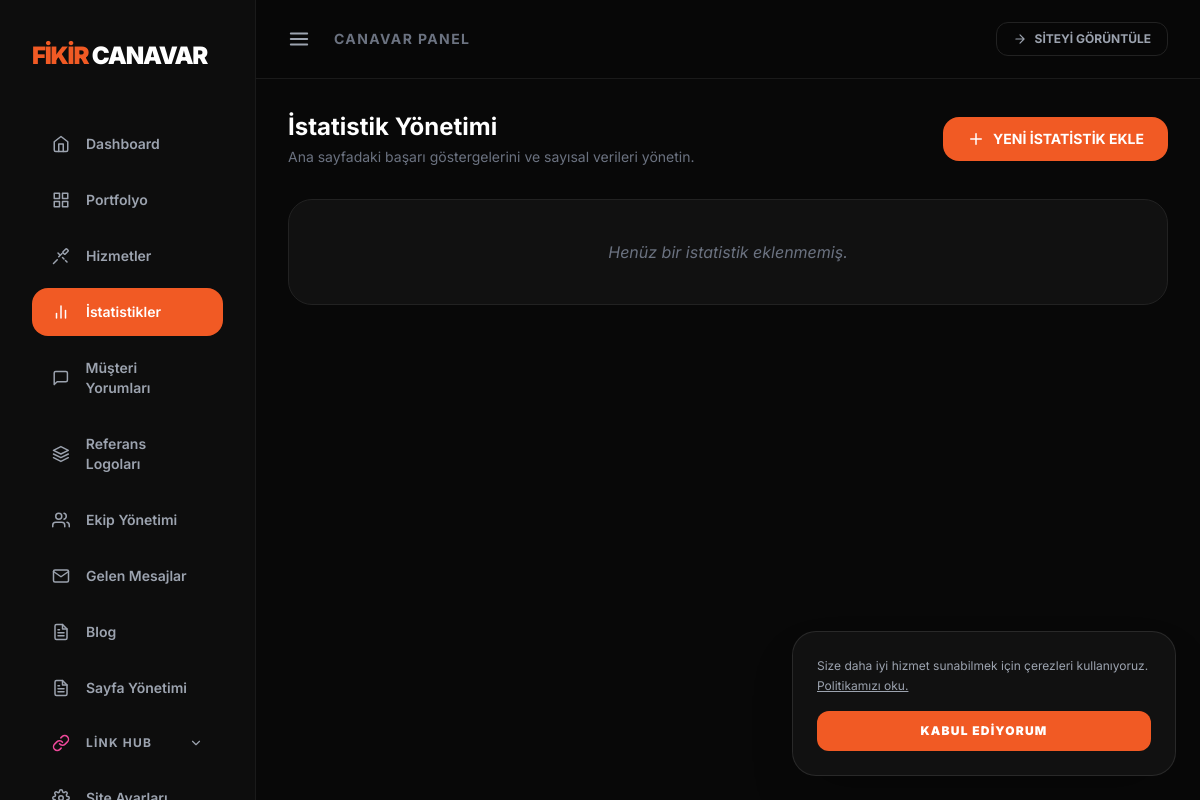
The page /admin/istatistikler.php (signed in) on the database as committed earlier.
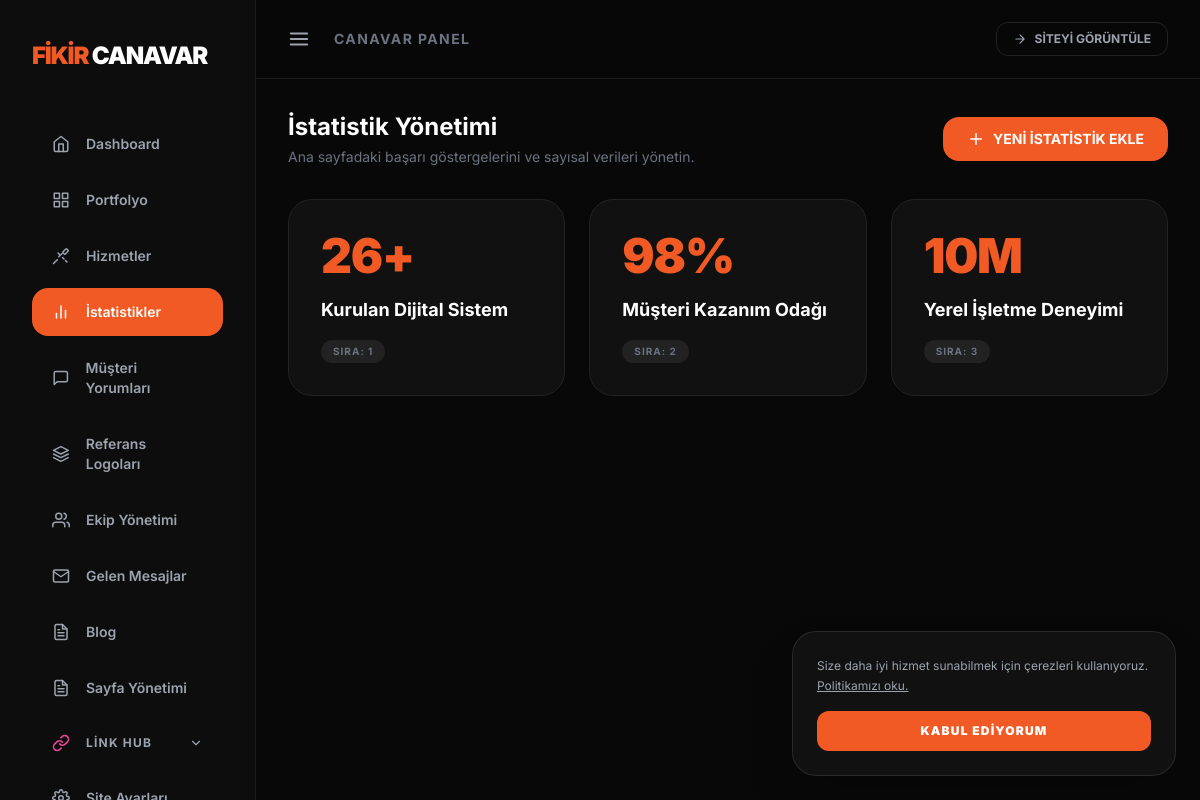
The same page on the database as committed later.
### tables this page shows
CREATE TABLE IF NOT EXISTS `istatistikler` (
  `id` INT UNSIGNED AUTO_INCREMENT PRIMARY KEY,
  `deger` VARCHAR(50) NOT NULL,
  `etiket` VARCHAR(255) NOT NULL,
  `sira` INT NOT NULL DEFAULT 0
);

### admin/istatistikler.php (the view, shortened to what this page needs)
<?php
$action = $_GET['action'] ?? 'list';
require_once 'header.php';
$stats = $db->query("SELECT * FROM istatistikler ORDER BY sira ASC, id ASC")->fetchAll();
?>
<div class="space-y-8">
    <div class="flex items-center justify-between">
        <div>
            <h2 class="text-2xl font-bold text-white">İstatistik Yönetimi</h2>
            <p class="text-gray-500 text-sm mt-1">Ana sayfadaki başarı göstergelerini ve sayısal verileri yönetin.</p>
        </div>
        <?php if ($action === 'list'): ?>
            <a href="istatistikler.php?action=add" class="bg-[#F15A24] hover:bg-[#d84a1a] text-white px-6 py-3 rounded-2xl font-bold text-sm transition-all flex items-center gap-2">
                <svg xmlns="http://www.w3.org/2000/svg" width="18" height="18" viewBox="0 0 24 24" fill="none" stroke="currentColor" stroke-width="2" stroke-linecap="round" stroke-linejoin="round"><line x1="12" y1="5" x2="12" y2="19"/><line x1="5" y1="12" x2="19" y2="12"/></svg>
                YENİ İSTATİSTİK EKLE
            </a>
        <?php else: ?>
            <a href="istatistikler.php" class="bg-[#1a1a1a] border border-[#222] hover:bg-[#222] text-white px-6 py-3 rounded-2xl font-bold text-sm transition-all flex items-center gap-2">
                İPTAL VE GERİ DÖN
            </a>
        <?php endif; ?>
    </div>
    <?php if ($action === 'list'): ?>
        <div class="grid grid-cols-1 md:grid-cols-2 lg:grid-cols-3 gap-6">
            <?php if (empty($stats)): ?>
                <div class="col-span-full bg-[#111] border border-[#222] rounded-3xl p-10 text-center text-gray-500 italic">
                    Henüz bir istatistik eklenmemiş.
                </div>
            <?php endif; ?>
            <?php foreach ($stats as $s): ?>
            <div class="bg-[#111] border border-[#222] rounded-3xl p-8 flex flex-col justify-between group relative overflow-hidden transition-all hover:border-[#333]">
                <div class="space-y-4">
                    <div class="text-[#F15A24] text-5xl font-black font-barlow tracking-tight"><?php echo htmlspecialchars($s['deger']); ?></div>
                    <div class="text-white font-bold text-lg"><?php echo htmlspecialchars($s['etiket']); ?></div>
                    <span class="inline-block text-[10px] uppercase tracking-widest text-gray-500 font-bold bg-[#222] px-3 py-1 rounded-full">Sıra: <?php echo $s['sira']; ?></span>
                </div>
            </div>
            <?php endforeach; ?>
        </div>
    <?php endif; ?>
</div>
<?php require_once 'footer.php'; ?>

Rows that differ between the two databases and show on the page:
added istatistikler: deger "26+", etiket "Kurulan Dijital Sistem", sira "1"
added istatistikler: deger "98%", etiket "Müşteri Kazanım Odağı", sira "2"
added istatistikler: deger "10M", etiket "Yerel İşletme Deneyimi", sira "3"
Other text that changed with them:
text no longer shown: "Henüz bir istatistik eklenmemiş."
